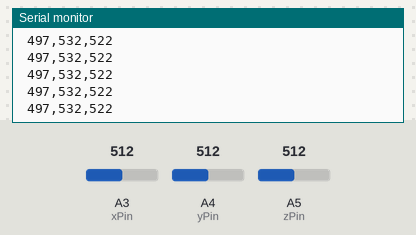
Bench run of a sketch on a simulated Arduino Uno, built with avr-gcc and run on an emulated ATmega328P. Shown: the last lines printed to the serial monitor. The test bench sets the inputs (shaded band); at power-on: A5 (zPin) = 512, A3 (xPin) = 512, A4 (yPin) = 512.

Above: at 5.7 s.
5.8 s: A5 (zPin) set to 94
At 6.3 s:
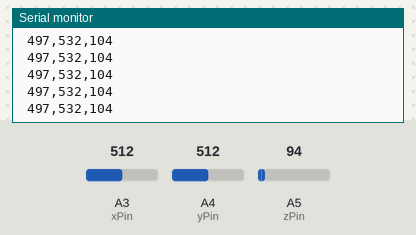
7.3 s: A5 (zPin) set to 82
At 8.0 s:
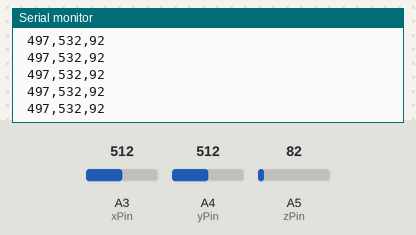
Timing chart, 0 to 9.3 s (numbered marks = the images above; inputs shaded):
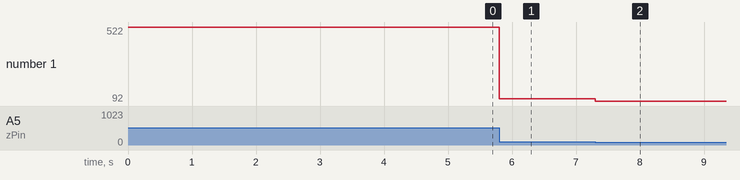

The sketch:

calib_rung.ino
```cpp
//#include "kalman.cpp"

#define xPin A3
#define yPin A4
#define zPin A5

#define xMin 15
#define yMin -20
#define zMin -10

//--------------------------------------------------------------
// Take multiple samples to reduce noise
int count = 0;
const int samples = 10;
//--------------------------------------------------------------

//kalmanfillter klfx;
//
//kalmanfillter klfy;
//
//kalmanfillter klfz;
void setup()
{
  Serial.begin(2000000);

  //  Serial.println("CLEARDATA");
  Serial.println("Millis X Y Z");

}


void loop()
{
  //--------------------------------------------------------------
  //Read raw values
  int xRaw = 0, yRaw = 0, zRaw = 0;
  for (int i = 0; i < samples; i++)
  {
    xRaw += analogRead(xPin);
    yRaw += analogRead(yPin);
    zRaw += analogRead(zPin);
  }
  xRaw /= samples;
  yRaw /= samples;
  zRaw /= samples;


  //  Serial.print("DATA, TIME,");

//  Serial.print(millis());
  Serial.print(" ");

  //--------------------------------------------------------------
//  Serial.print(klfx.loc(xRaw) - xMin);
//  Serial.print(" ");
//
//  Serial.print(klfy.loc(yRaw) - yMin);
//  Serial.print(" ");
//
//  Serial.print(klfz.loc(zRaw) - zMin);


  if(count>=2600)
  {
//    while(1);
  }
  else
  {
    count++;
  }

      Serial.print(xRaw - xMin);
      Serial.print(",");

      Serial.print(yRaw - yMin);
      Serial.print(",");

      Serial.print(zRaw - zMin);
  //
  Serial.println();
  //--------------------------------------------------------------
  //  delay(20);
}
```

kalman.cpp
```cpp
/* Ping))) Sensor
  The circuit:
    +V connection of the PING))) attached to +5V
    GND connection of the PING))) attached to ground
    SIG connection of the PING))) attached to digital pin 7
*/

#ifndef KALMANCPP
#define kalman

#include "arduino.h"
//#include <stdio.h>
//#include <math.h>

class kalmanfillter
{
    double sigma = 0.0;
    double mu = 198.0; // 198.0
    double A = 1; // ma tran chuyen trang thai
    double C = 1; // Ma tran do
    double Q = 0.1; // nhieu qua trinh 0.001
    double R = 3; // nhieu do 0.005

  public:
    double loc(double data)
    {
      double data_loc = klf(mu, sigma, data);
//      delay(20);
      //      Serial.print(data);
      //      Serial.print(',');

      //              Serial.println(data_loc);

      return data_loc;
    }


  private:
    int klf(double mut, double sigmat, double zt)
    {
      // Du doan
      double mu_dudoan = A * mut;
      double sigma_dudoan = A * sigmat * A + Q;
      // Hieu chinh
      double kgain = sigma_dudoan * C / (C * sigma_dudoan * C + R);
      double mu_hieuchinh = mu_dudoan + kgain * (zt - C * mu_dudoan);
      double sigma_hieuchinh = (1 - kgain * C) * sigma_dudoan;
      //
      mu = mu_hieuchinh;
      sigma = sigma_hieuchinh;
      return mu_hieuchinh;
    }
};
#endif
```

Measured:
- after the input at 5.8 s, the serial monitor: prints a new line at once (image 1)
- after the input at 7.3 s, the serial monitor: prints a new line at once (image 2)
- plotted number 1: 522 → 104 after the input at 5.8 s, 104 → 92 after the input at 7.3 s
